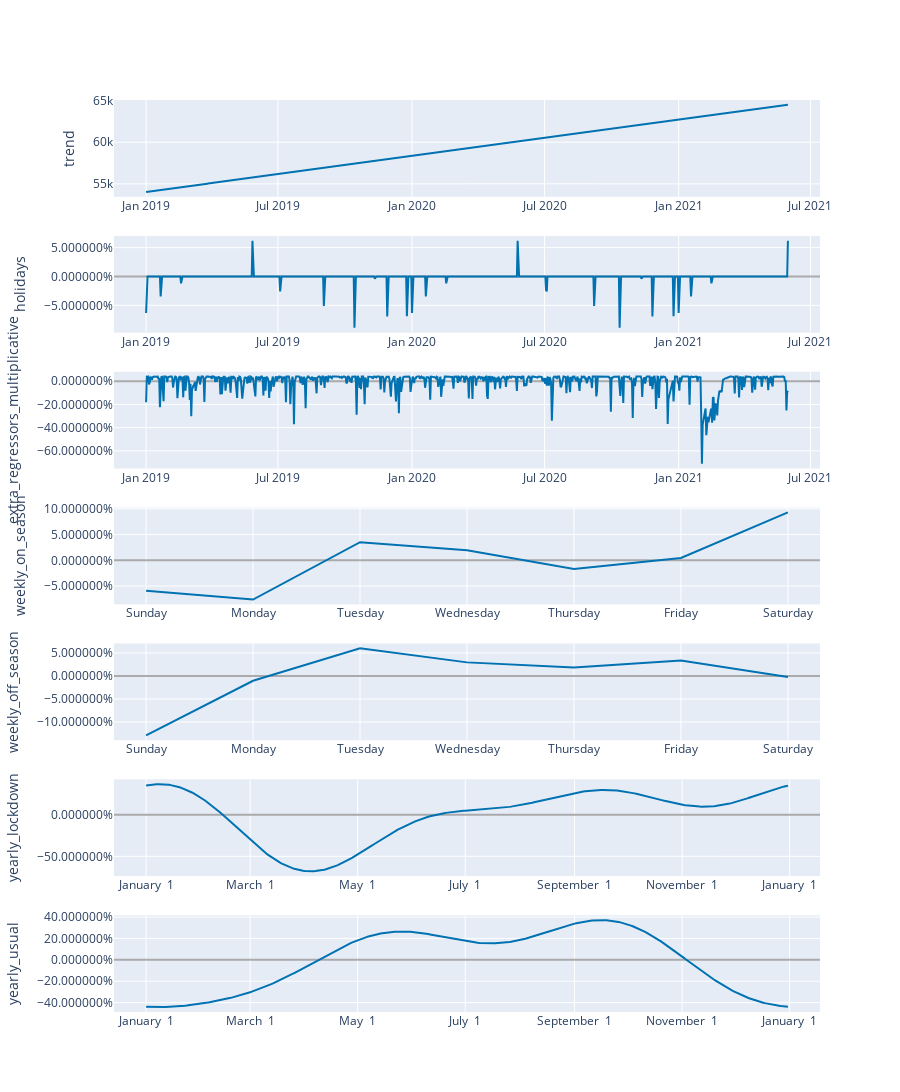

The notebook cell saved with this chart:
### Code cell
plot_components_plotly(m, forecast)

### Figure 1 — Plotly figure (JSON) as saved in the notebook; plotly's stock layout.template omitted (floating-point values rounded to 4 significant figures; data arrays with more than 128 entries replaced by an {"elided": "..."} marker saying what was removed)
{"data": [{"line": {"color": "#0072B2", "width": 2}, "mode": "lines", "name": "trend", "type": "scatter", "x": {"elided": "882 str values"}, "xaxis": "x", "y": {"elided": "882 float values"}, "yaxis": "y"}, {"line": {"color": "#0072B2", "width": 2}, "mode": "lines", "name": "holidays", "text": {"elided": "882 str values"}, "type": "scatter", "x": {"elided": "882 str values"}, "xaxis": "x2", "y": {"elided": "882 float values"}, "yaxis": "y2"}, {"line": {"color": "#0072B2", "width": 2}, "mode": "lines", "name": "extra_regressors_multiplicative", "type": "scatter", "x": {"elided": "882 str values"}, "xaxis": "x3", "y": {"elided": "882 float values"}, "yaxis": "y3"}, {"line": {"color": "#0072B2", "width": 2}, "mode": "lines", "name": "weekly_on_season", "type": "scatter", "x": ["2017-01-01T00:00:00", "2017-01-02T00:00:00", "2017-01-03T00:00:00", "2017-01-04T00:00:00", "2017-01-05T00:00:00", "2017-01-06T00:00:00", "2017-01-07T00:00:00"], "xaxis": "x4", "y": [-0.05915, -0.07631, 0.03511, 0.01973, -0.01698, 0.00456, 0.09303], "yaxis": "y4"}, {"line": {"color": "#0072B2", "width": 2}, "mode": "lines", "name": "weekly_off_season", "type": "scatter", "x": ["2017-01-01T00:00:00", "2017-01-02T00:00:00", "2017-01-03T00:00:00", "2017-01-04T00:00:00", "2017-01-05T00:00:00", "2017-01-06T00:00:00", "2017-01-07T00:00:00"], "xaxis": "x5", "y": [-0.1292, -0.01042, 0.06016, 0.02961, 0.01828, 0.03356, -0.002036], "yaxis": "y5"}, {"line": {"color": "#0072B2", "width": 2}, "mode": "lines", "name": "yearly_lockdown", "type": "scatter", "x": {"elided": "365 str values"}, "xaxis": "x6", "y": {"elided": "365 float values"}, "yaxis": "y6"}, {"line": {"color": "#0072B2", "width": 2}, "mode": "lines", "name": "yearly_usual", "type": "scatter", "x": {"elided": "365 str values"}, "xaxis": "x7", "y": {"elided": "365 float values"}, "yaxis": "y7"}], "layout": {"height": 1400, "showlegend": false, "width": 900, "xaxis": {"anchor": "y", "domain": [0, 1], "range": ["2018-11-17T22:48:00", "2021-07-14T01:12:00"], "type": "date"}, "xaxis2": {"anchor": "y2", "domain": [0, 1], "range": ["2018-11-17T22:48:00", "2021-07-14T01:12:00"], "type": "date"}, "xaxis3": {"anchor": "y3", "domain": [0, 1], "range": ["2018-11-17T22:48:00", "2021-07-14T01:12:00"], "type": "date"}, "xaxis4": {"anchor": "y4", "domain": [0, 1], "range": ["2016-12-31T16:48:00", "2017-01-07T07:12:00"], "tickformat": "%A", "type": "date"}, "xaxis5": {"anchor": "y5", "domain": [0, 1], "range": ["2016-12-31T16:48:00", "2017-01-07T07:12:00"], "tickformat": "%A", "type": "date"}, "xaxis6": {"anchor": "y6", "domain": [0, 1], "range": ["2016-12-13T19:12:00", "2018-01-18T04:48:00"], "tickformat": "%B %e", "type": "date"}, "xaxis7": {"anchor": "y7", "domain": [0, 1], "range": ["2016-12-13T19:12:00", "2018-01-18T04:48:00"], "tickformat": "%B %e", "type": "date"}, "yaxis": {"anchor": "x", "autorange": true, "domain": [0.8939, 1], "range": [53450.0, 65070.0], "rangemode": "normal", "title": {"text": "trend"}, "type": "linear", "zerolinecolor": "#AAA"}, "yaxis2": {"anchor": "x2", "autorange": true, "domain": [0.7449, 0.851], "hoverformat": ".2%", "range": [-0.0973, 0.07036], "rangemode": "tozero", "tickformat": "%", "title": {"text": "holidays"}, "type": "linear", "zerolinecolor": "#AAA"}, "yaxis3": {"anchor": "x3", "autorange": true, "domain": [0.5959, 0.702], "hoverformat": ".2%", "range": [-0.7521, 0.08157], "rangemode": "tozero", "tickformat": "%", "title": {"text": "extra_regressors_multiplicative"}, "type": "linear", "zerolinecolor": "#AAA"}, "yaxis4": {"anchor": "x4", "autorange": true, "domain": [0.4469, 0.5531], "hoverformat": ".2%", "range": [-0.08572, 0.1024], "tickformat": "%", "title": {"text": "weekly_on_season"}, "type": "linear", "zerolinecolor": "#AAA"}, "yaxis5": {"anchor": "x5", "autorange": true, "domain": [0.298, 0.4041], "hoverformat": ".2%", "range": [-0.1397, 0.07068], "tickformat": "%", "title": {"text": "weekly_off_season"}, "type": "linear", "zerolinecolor": "#AAA"}, "yaxis6": {"anchor": "x6", "autorange": true, "domain": [0.149, 0.2551], "hoverformat": ".2%", "range": [-0.7392, 0.4279], "tickformat": "%", "title": {"text": "yearly_lockdown"}, "type": "linear", "zerolinecolor": "#AAA"}, "yaxis7": {"anchor": "x7", "autorange": true, "domain": [0, 0.1061], "hoverformat": ".2%", "range": [-0.4879, 0.417], "tickformat": "%", "title": {"text": "yearly_usual"}, "type": "linear", "zerolinecolor": "#AAA"}}}
